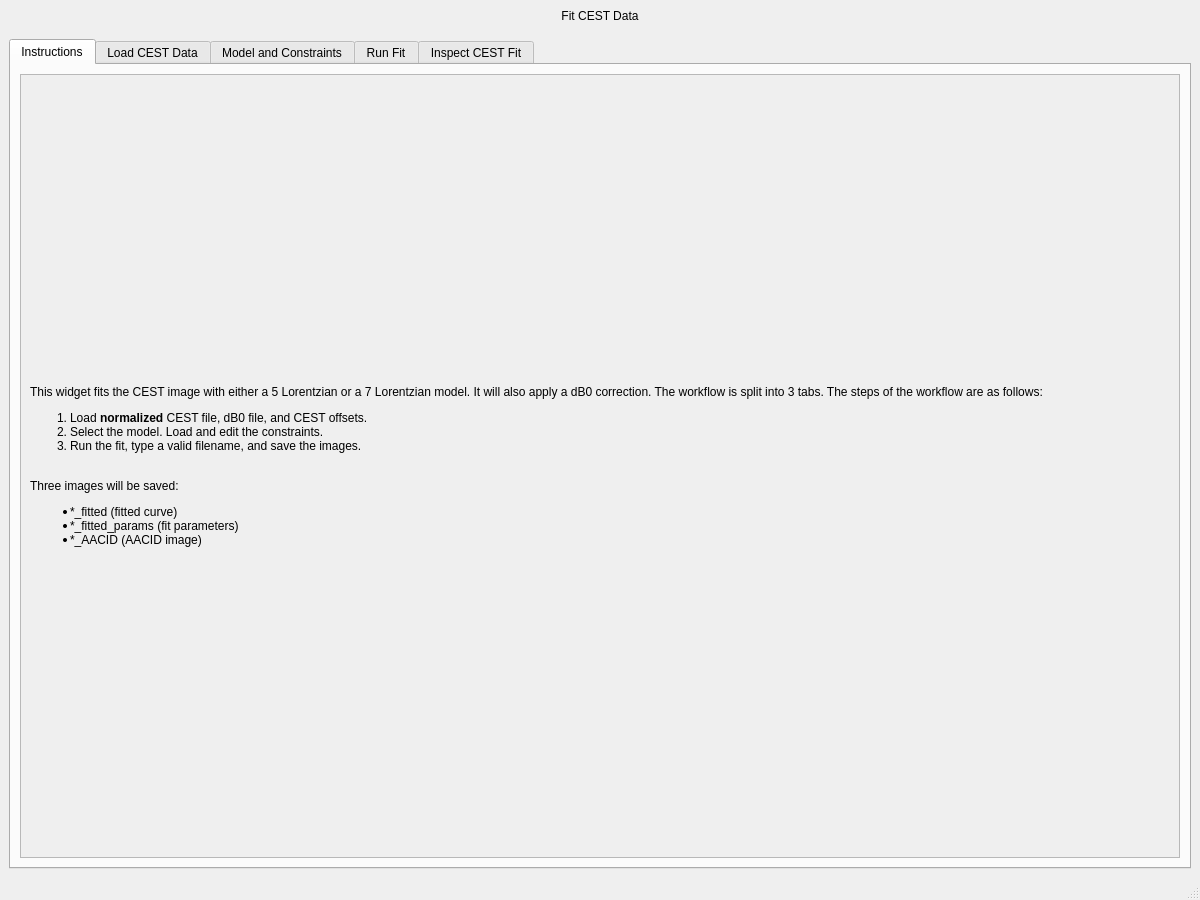
<?xml version="1.0" encoding="UTF-8"?>
<ui version="4.0">
 <class>MainWindow</class>
 <widget class="QMainWindow" name="MainWindow">
  <property name="geometry">
   <rect>
    <x>0</x>
    <y>0</y>
    <width>1200</width>
    <height>900</height>
   </rect>
  </property>
  <property name="windowTitle">
   <string>MainWindow</string>
  </property>
  <widget class="QWidget" name="centralwidget">
   <layout class="QVBoxLayout" name="verticalLayout">
    <item>
     <widget class="QLabel" name="app_title">
      <property name="sizePolicy">
       <sizepolicy hsizetype="Preferred" vsizetype="Fixed">
        <horstretch>0</horstretch>
        <verstretch>0</verstretch>
       </sizepolicy>
      </property>
      <property name="text">
       <string>Fit CEST Data</string>
      </property>
      <property name="alignment">
       <set>Qt::AlignmentFlag::AlignCenter</set>
      </property>
     </widget>
    </item>
    <item>
     <spacer name="verticalSpacer">
      <property name="orientation">
       <enum>Qt::Orientation::Vertical</enum>
      </property>
      <property name="sizeType">
       <enum>QSizePolicy::Policy::Fixed</enum>
      </property>
      <property name="sizeHint" stdset="0">
       <size>
        <width>20</width>
        <height>10</height>
       </size>
      </property>
     </spacer>
    </item>
    <item>
     <widget class="QTabWidget" name="tabWidget">
      <property name="currentIndex">
       <number>0</number>
      </property>
      <widget class="QWidget" name="instructions_tab">
       <attribute name="title">
        <string>Instructions</string>
       </attribute>
       <layout class="QVBoxLayout" name="verticalLayout_3">
        <item>
         <widget class="QScrollArea" name="scrollArea">
          <property name="widgetResizable">
           <bool>true</bool>
          </property>
          <widget class="QWidget" name="scrollAreaWidgetContents">
           <property name="geometry">
            <rect>
             <x>0</x>
             <y>0</y>
             <width>1128</width>
             <height>740</height>
            </rect>
           </property>
           <layout class="QVBoxLayout" name="verticalLayout_2">
            <item>
             <widget class="QLabel" name="tool_label">
              <property name="text">
               <string>&lt;html&gt;&lt;head/&gt;&lt;body&gt;&lt;p&gt;This widget fits the CEST image with either a 5 Lorentzian or a 7 Lorentzian model.  It will also apply a dB0 correction.  The workflow is split into 3 tabs. The steps of the workflow are as follows:&lt;/p&gt;&lt;ol style=&quot;margin-top: 0px; margin-bottom: 0px; margin-left: 0px; margin-right: 0px; -qt-list-indent: 1;&quot;&gt;&lt;li style=&quot; margin-top:12px; margin-bottom:0px; margin-left:0px; margin-right:0px; -qt-block-indent:0; text-indent:0px;&quot;&gt;Load &lt;span style=&quot; font-weight:700;&quot;&gt;normalized &lt;/span&gt;CEST file, dB0 file, and CEST offsets.&lt;/li&gt;&lt;li style=&quot; margin-top:0px; margin-bottom:0px; margin-left:0px; margin-right:0px; -qt-block-indent:0; text-indent:0px;&quot;&gt;Select the model. Load and edit the constraints.&lt;/li&gt;&lt;li style=&quot; margin-top:0px; margin-bottom:0px; margin-left:0px; margin-right:0px; -qt-block-indent:0; text-indent:0px;&quot;&gt;Run the fit, type a valid filename, and save the images.&lt;/li&gt;&lt;/ol&gt;&lt;p&gt;&lt;br/&gt;Three images will be saved:&lt;/p&gt;&lt;ul style=&quot;margin-top: 0px; margin-bottom: 0px; margin-left: 0px; margin-right: 0px; -qt-list-indent: 1;&quot;&gt;&lt;li style=&quot; margin-top:12px; margin-bottom:0px; margin-left:0px; margin-right:0px; -qt-block-indent:0; text-indent:0px;&quot;&gt;*_fitted (fitted curve)&lt;/li&gt;&lt;li style=&quot; margin-top:0px; margin-bottom:0px; margin-left:0px; margin-right:0px; -qt-block-indent:0; text-indent:0px;&quot;&gt;*_fitted_params (fit parameters)&lt;/li&gt;&lt;li style=&quot; margin-top:0px; margin-bottom:12px; margin-left:0px; margin-right:0px; -qt-block-indent:0; text-indent:0px;&quot;&gt;*_AACID (AACID image)&lt;/li&gt;&lt;/ul&gt;&lt;/body&gt;&lt;/html&gt;</string>
              </property>
              <property name="wordWrap">
               <bool>true</bool>
              </property>
             </widget>
            </item>
           </layout>
          </widget>
         </widget>
        </item>
       </layout>
      </widget>
      <widget class="QWidget" name="load_data_tab">
       <attribute name="title">
        <string>Load CEST Data</string>
       </attribute>
       <layout class="QHBoxLayout" name="horizontalLayout">
        <item>
         <widget class="QGroupBox" name="tool_box">
          <property name="sizePolicy">
           <sizepolicy hsizetype="Fixed" vsizetype="Preferred">
            <horstretch>0</horstretch>
            <verstretch>0</verstretch>
           </sizepolicy>
          </property>
          <property name="minimumSize">
           <size>
            <width>250</width>
            <height>0</height>
           </size>
          </property>
          <property name="title">
           <string>Tool</string>
          </property>
          <layout class="QVBoxLayout" name="verticalLayout_4">
           <item>
            <widget class="QPushButton" name="SelectCESTFileButton">
             <property name="sizePolicy">
              <sizepolicy hsizetype="Preferred" vsizetype="MinimumExpanding">
               <horstretch>0</horstretch>
               <verstretch>0</verstretch>
              </sizepolicy>
             </property>
             <property name="text">
              <string>Select CEST File (*.nii, *.nii.gz)</string>
             </property>
            </widget>
           </item>
           <item>
            <widget class="QPushButton" name="SelectCESTOffsetsButton">
             <property name="sizePolicy">
              <sizepolicy hsizetype="Preferred" vsizetype="MinimumExpanding">
               <horstretch>0</horstretch>
               <verstretch>0</verstretch>
              </sizepolicy>
             </property>
             <property name="text">
              <string>Select CEST Offsets (*.txt)</string>
             </property>
            </widget>
           </item>
           <item>
            <widget class="QPushButton" name="SelectB0Button">
             <property name="sizePolicy">
              <sizepolicy hsizetype="Preferred" vsizetype="MinimumExpanding">
               <horstretch>0</horstretch>
               <verstretch>0</verstretch>
              </sizepolicy>
             </property>
             <property name="text">
              <string>Select ∆B0 File (*.nii.gz)</string>
             </property>
            </widget>
           </item>
          </layout>
         </widget>
        </item>
        <item>
         <widget class="QGroupBox" name="message_box">
          <property name="sizePolicy">
           <sizepolicy hsizetype="Preferred" vsizetype="Preferred">
            <horstretch>0</horstretch>
            <verstretch>0</verstretch>
           </sizepolicy>
          </property>
          <property name="minimumSize">
           <size>
            <width>0</width>
            <height>0</height>
           </size>
          </property>
          <property name="title">
           <string>Messages</string>
          </property>
          <layout class="QVBoxLayout" name="verticalLayout_5">
           <item>
            <widget class="QTextBrowser" name="ConsoleTextBrowser">
             <property name="lineWrapMode">
              <enum>QTextEdit::LineWrapMode::NoWrap</enum>
             </property>
            </widget>
           </item>
          </layout>
         </widget>
        </item>
       </layout>
      </widget>
      <widget class="QWidget" name="model_tab">
       <attribute name="title">
        <string>Model and Constraints</string>
       </attribute>
       <layout class="QHBoxLayout" name="horizontalLayout_2">
        <item>
         <widget class="QGroupBox" name="load_model_box">
          <property name="sizePolicy">
           <sizepolicy hsizetype="Fixed" vsizetype="Preferred">
            <horstretch>0</horstretch>
            <verstretch>0</verstretch>
           </sizepolicy>
          </property>
          <property name="minimumSize">
           <size>
            <width>350</width>
            <height>0</height>
           </size>
          </property>
          <property name="title">
           <string>Load/Save Files</string>
          </property>
          <layout class="QVBoxLayout" name="verticalLayout_16">
           <item>
            <widget class="QPushButton" name="SelectCSTFileButton">
             <property name="sizePolicy">
              <sizepolicy hsizetype="Preferred" vsizetype="Expanding">
               <horstretch>0</horstretch>
               <verstretch>0</verstretch>
              </sizepolicy>
             </property>
             <property name="text">
              <string>Select Constraint File (*.tsv)</string>
             </property>
            </widget>
           </item>
           <item>
            <widget class="QScrollArea" name="cst_scroll_area">
             <property name="widgetResizable">
              <bool>true</bool>
             </property>
             <widget class="QWidget" name="scrollAreaWidgetContents_2">
              <property name="geometry">
               <rect>
                <x>0</x>
                <y>0</y>
                <width>318</width>
                <height>74</height>
               </rect>
              </property>
              <layout class="QVBoxLayout" name="verticalLayout_6">
               <item>
                <widget class="QLabel" name="CSTFileLabel">
                 <property name="text">
                  <string/>
                 </property>
                 <property name="textInteractionFlags">
                  <set>Qt::TextInteractionFlag::LinksAccessibleByMouse|Qt::TextInteractionFlag::TextSelectableByMouse</set>
                 </property>
                </widget>
               </item>
              </layout>
             </widget>
            </widget>
           </item>
           <item>
            <widget class="QLabel" name="filename_label">
             <property name="sizePolicy">
              <sizepolicy hsizetype="Preferred" vsizetype="Fixed">
               <horstretch>0</horstretch>
               <verstretch>0</verstretch>
              </sizepolicy>
             </property>
             <property name="text">
              <string>Constraint Filename</string>
             </property>
             <property name="alignment">
              <set>Qt::AlignmentFlag::AlignCenter</set>
             </property>
            </widget>
           </item>
           <item>
            <widget class="QLineEdit" name="FilenameLineEdit_cst">
             <property name="sizePolicy">
              <sizepolicy hsizetype="Expanding" vsizetype="Fixed">
               <horstretch>0</horstretch>
               <verstretch>0</verstretch>
              </sizepolicy>
             </property>
            </widget>
           </item>
           <item>
            <widget class="QPushButton" name="SaveCSTFileButton">
             <property name="enabled">
              <bool>false</bool>
             </property>
             <property name="sizePolicy">
              <sizepolicy hsizetype="Preferred" vsizetype="Expanding">
               <horstretch>0</horstretch>
               <verstretch>0</verstretch>
              </sizepolicy>
             </property>
             <property name="text">
              <string>Save Constraint File (*.tsv)</string>
             </property>
            </widget>
           </item>
           <item>
            <spacer name="verticalSpacer_2">
             <property name="orientation">
              <enum>Qt::Orientation::Vertical</enum>
             </property>
             <property name="sizeHint" stdset="0">
              <size>
               <width>20</width>
               <height>40</height>
              </size>
             </property>
            </spacer>
           </item>
           <item>
            <widget class="QPushButton" name="SelectGuessFileButton">
             <property name="sizePolicy">
              <sizepolicy hsizetype="Preferred" vsizetype="Expanding">
               <horstretch>0</horstretch>
               <verstretch>0</verstretch>
              </sizepolicy>
             </property>
             <property name="text">
              <string>Select Guess File (*.tsv)</string>
             </property>
            </widget>
           </item>
           <item>
            <widget class="QScrollArea" name="guess_scroll_area">
             <property name="widgetResizable">
              <bool>true</bool>
             </property>
             <widget class="QWidget" name="scrollAreaWidgetContents_3">
              <property name="geometry">
               <rect>
                <x>0</x>
                <y>0</y>
                <width>318</width>
                <height>74</height>
               </rect>
              </property>
              <layout class="QVBoxLayout" name="verticalLayout_15">
               <item>
                <widget class="QLabel" name="GuessFileLabel">
                 <property name="text">
                  <string/>
                 </property>
                 <property name="textInteractionFlags">
                  <set>Qt::TextInteractionFlag::LinksAccessibleByMouse|Qt::TextInteractionFlag::TextSelectableByMouse</set>
                 </property>
                </widget>
               </item>
              </layout>
             </widget>
            </widget>
           </item>
           <item>
            <widget class="QLabel" name="filename_label_2">
             <property name="sizePolicy">
              <sizepolicy hsizetype="Preferred" vsizetype="Fixed">
               <horstretch>0</horstretch>
               <verstretch>0</verstretch>
              </sizepolicy>
             </property>
             <property name="text">
              <string>Guess Filename</string>
             </property>
             <property name="alignment">
              <set>Qt::AlignmentFlag::AlignCenter</set>
             </property>
            </widget>
           </item>
           <item>
            <widget class="QLineEdit" name="FilenameLineEdit_guess">
             <property name="sizePolicy">
              <sizepolicy hsizetype="Expanding" vsizetype="Fixed">
               <horstretch>0</horstretch>
               <verstretch>0</verstretch>
              </sizepolicy>
             </property>
            </widget>
           </item>
           <item>
            <widget class="QPushButton" name="SaveGuessFileButton">
             <property name="enabled">
              <bool>false</bool>
             </property>
             <property name="sizePolicy">
              <sizepolicy hsizetype="Preferred" vsizetype="Expanding">
               <horstretch>0</horstretch>
               <verstretch>0</verstretch>
              </sizepolicy>
             </property>
             <property name="text">
              <string>Save Guess File (*.tsv)</string>
             </property>
            </widget>
           </item>
          </layout>
         </widget>
        </item>
        <item>
         <widget class="QGroupBox" name="constraints_box">
          <property name="title">
           <string>Constraints</string>
          </property>
          <layout class="QVBoxLayout" name="verticalLayout_13">
           <item>
            <widget class="QTableView" name="ConstraintsTableView"/>
           </item>
          </layout>
         </widget>
        </item>
        <item>
         <widget class="QGroupBox" name="guess_box">
          <property name="title">
           <string>Guess</string>
          </property>
          <layout class="QVBoxLayout" name="verticalLayout_14">
           <item>
            <widget class="QTableView" name="GuessTableView"/>
           </item>
          </layout>
         </widget>
        </item>
       </layout>
      </widget>
      <widget class="QWidget" name="run_fit_tab">
       <attribute name="title">
        <string>Run Fit</string>
       </attribute>
       <layout class="QGridLayout" name="gridLayout_2">
        <item row="0" column="1">
         <widget class="QLineEdit" name="FilenameLineEdit_fit">
          <property name="sizePolicy">
           <sizepolicy hsizetype="Expanding" vsizetype="Fixed">
            <horstretch>0</horstretch>
            <verstretch>0</verstretch>
           </sizepolicy>
          </property>
         </widget>
        </item>
        <item row="0" column="0">
         <widget class="QLabel" name="fit_file_label">
          <property name="sizePolicy">
           <sizepolicy hsizetype="Preferred" vsizetype="Fixed">
            <horstretch>0</horstretch>
            <verstretch>0</verstretch>
           </sizepolicy>
          </property>
          <property name="text">
           <string>Filename</string>
          </property>
          <property name="alignment">
           <set>Qt::AlignmentFlag::AlignRight|Qt::AlignmentFlag::AlignTrailing|Qt::AlignmentFlag::AlignVCenter</set>
          </property>
         </widget>
        </item>
        <item row="1" column="0" colspan="3">
         <widget class="QGroupBox" name="fit_message_box">
          <property name="sizePolicy">
           <sizepolicy hsizetype="Preferred" vsizetype="Preferred">
            <horstretch>0</horstretch>
            <verstretch>0</verstretch>
           </sizepolicy>
          </property>
          <property name="minimumSize">
           <size>
            <width>0</width>
            <height>0</height>
           </size>
          </property>
          <property name="title">
           <string>Messages</string>
          </property>
          <layout class="QVBoxLayout" name="verticalLayout_7">
           <item>
            <widget class="QTextBrowser" name="FitConsoleTextBrowser">
             <property name="lineWrapMode">
              <enum>QTextEdit::LineWrapMode::NoWrap</enum>
             </property>
            </widget>
           </item>
          </layout>
         </widget>
        </item>
        <item row="0" column="2">
         <widget class="QPushButton" name="RunFitButton">
          <property name="enabled">
           <bool>false</bool>
          </property>
          <property name="text">
           <string>Run Fit</string>
          </property>
         </widget>
        </item>
       </layout>
      </widget>
      <widget class="QWidget" name="inspect_tab">
       <attribute name="title">
        <string>Inspect CEST Fit</string>
       </attribute>
       <layout class="QGridLayout" name="gridLayout">
        <item row="0" column="0">
         <widget class="QGroupBox" name="button_box">
          <property name="sizePolicy">
           <sizepolicy hsizetype="MinimumExpanding" vsizetype="Fixed">
            <horstretch>0</horstretch>
            <verstretch>0</verstretch>
           </sizepolicy>
          </property>
          <property name="minimumSize">
           <size>
            <width>300</width>
            <height>0</height>
           </size>
          </property>
          <property name="title">
           <string>Load Files</string>
          </property>
          <layout class="QVBoxLayout" name="verticalLayout_10">
           <item>
            <widget class="QPushButton" name="LoadCESTButton">
             <property name="text">
              <string>Load CEST Data</string>
             </property>
            </widget>
           </item>
           <item>
            <widget class="QPushButton" name="LoadAACIDButton">
             <property name="text">
              <string>Load AACID Image</string>
             </property>
            </widget>
           </item>
           <item>
            <widget class="QPushButton" name="LoadFitButton">
             <property name="enabled">
              <bool>false</bool>
             </property>
             <property name="text">
              <string>Load CEST Fit Parameters</string>
             </property>
            </widget>
           </item>
           <item>
            <widget class="QPushButton" name="LoadOffsetsButton">
             <property name="enabled">
              <bool>false</bool>
             </property>
             <property name="text">
              <string>Load CEST Offsets</string>
             </property>
            </widget>
           </item>
          </layout>
         </widget>
        </item>
        <item row="0" column="1" rowspan="2">
         <widget class="QGroupBox" name="display_box_CEST">
          <property name="sizePolicy">
           <sizepolicy hsizetype="MinimumExpanding" vsizetype="Preferred">
            <horstretch>0</horstretch>
            <verstretch>0</verstretch>
           </sizepolicy>
          </property>
          <property name="minimumSize">
           <size>
            <width>400</width>
            <height>0</height>
           </size>
          </property>
          <property name="title">
           <string>CEST Image</string>
          </property>
          <layout class="QVBoxLayout" name="verticalLayout_9">
           <item>
            <layout class="QGridLayout" name="CEST_info_layout">
             <item row="0" column="1">
              <widget class="QLineEdit" name="lineEdit_x">
               <property name="sizePolicy">
                <sizepolicy hsizetype="Fixed" vsizetype="Fixed">
                 <horstretch>0</horstretch>
                 <verstretch>0</verstretch>
                </sizepolicy>
               </property>
               <property name="readOnly">
                <bool>true</bool>
               </property>
              </widget>
             </item>
             <item row="0" column="0">
              <widget class="QLabel" name="x">
               <property name="text">
                <string>x</string>
               </property>
              </widget>
             </item>
             <item row="0" column="4">
              <widget class="QLabel" name="z">
               <property name="text">
                <string>z</string>
               </property>
              </widget>
             </item>
             <item row="0" column="3">
              <widget class="QLineEdit" name="lineEdit_y">
               <property name="sizePolicy">
                <sizepolicy hsizetype="Fixed" vsizetype="Fixed">
                 <horstretch>0</horstretch>
                 <verstretch>0</verstretch>
                </sizepolicy>
               </property>
               <property name="readOnly">
                <bool>true</bool>
               </property>
              </widget>
             </item>
             <item row="0" column="5">
              <widget class="QLineEdit" name="lineEdit_z">
               <property name="sizePolicy">
                <sizepolicy hsizetype="Fixed" vsizetype="Fixed">
                 <horstretch>0</horstretch>
                 <verstretch>0</verstretch>
                </sizepolicy>
               </property>
               <property name="readOnly">
                <bool>true</bool>
               </property>
              </widget>
             </item>
             <item row="1" column="5">
              <widget class="QLabel" name="frequencyIndex">
               <property name="sizePolicy">
                <sizepolicy hsizetype="Fixed" vsizetype="Preferred">
                 <horstretch>0</horstretch>
                 <verstretch>0</verstretch>
                </sizepolicy>
               </property>
               <property name="text">
                <string>f_index = 0</string>
               </property>
              </widget>
             </item>
             <item row="0" column="2">
              <widget class="QLabel" name="y">
               <property name="text">
                <string>y</string>
               </property>
              </widget>
             </item>
             <item row="1" column="0" colspan="5">
              <widget class="QSlider" name="frequencySlider">
               <property name="orientation">
                <enum>Qt::Orientation::Horizontal</enum>
               </property>
              </widget>
             </item>
            </layout>
           </item>
          </layout>
         </widget>
        </item>
        <item row="0" column="2" rowspan="2">
         <widget class="QGroupBox" name="display_box_AACID">
          <property name="sizePolicy">
           <sizepolicy hsizetype="MinimumExpanding" vsizetype="Preferred">
            <horstretch>0</horstretch>
            <verstretch>0</verstretch>
           </sizepolicy>
          </property>
          <property name="minimumSize">
           <size>
            <width>400</width>
            <height>0</height>
           </size>
          </property>
          <property name="font">
           <font>
            <family>.AppleSystemUIFont</family>
           </font>
          </property>
          <property name="title">
           <string>AACID Image</string>
          </property>
          <layout class="QVBoxLayout" name="verticalLayout_12"/>
         </widget>
        </item>
        <item row="1" column="0">
         <widget class="QGroupBox" name="display_box_fit">
          <property name="sizePolicy">
           <sizepolicy hsizetype="MinimumExpanding" vsizetype="Preferred">
            <horstretch>0</horstretch>
            <verstretch>0</verstretch>
           </sizepolicy>
          </property>
          <property name="minimumSize">
           <size>
            <width>300</width>
            <height>0</height>
           </size>
          </property>
          <property name="title">
           <string>Data Fit</string>
          </property>
          <layout class="QVBoxLayout" name="verticalLayout_11"/>
         </widget>
        </item>
       </layout>
      </widget>
     </widget>
    </item>
   </layout>
  </widget>
  <widget class="QStatusBar" name="statusbar"/>
 </widget>
 <resources/>
 <connections/>
</ui>
